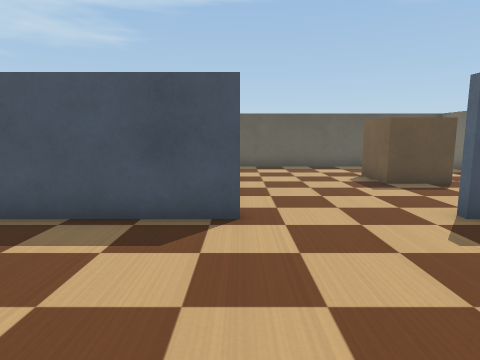
[1] (above)

12 first-person views from a walk through a robot-simulator world made for Webots. The camera is 0.29 m above the floor, tilts 8° down and sees 75° across. The floor is counted in squares, 0.2 m on a side. Each view is taken from the middle of a square. On the plan, view 1 faces up. The plan holds only what a view shows up to about 14 squares ahead; the rest is blank. The robots in the file are not drawn. Webots' stock objects and surfaces are drawn as simple stand-ins.

[2]
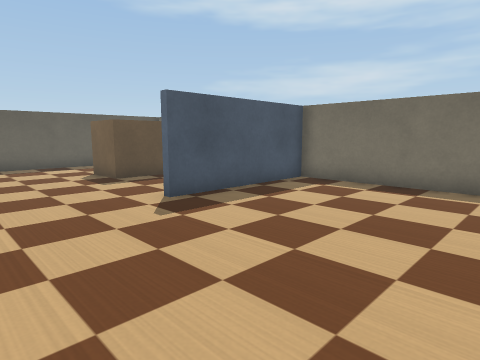

[3]
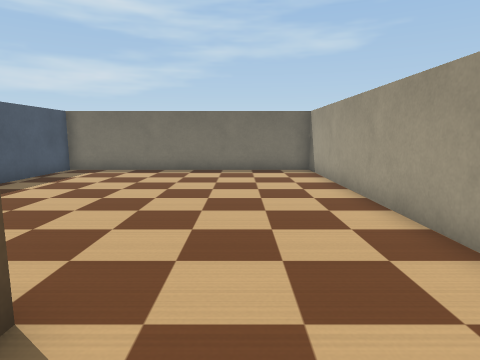

[4]
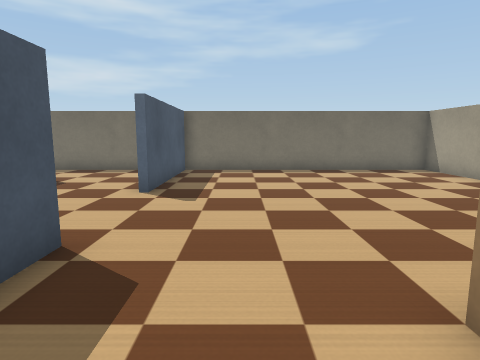

[5]
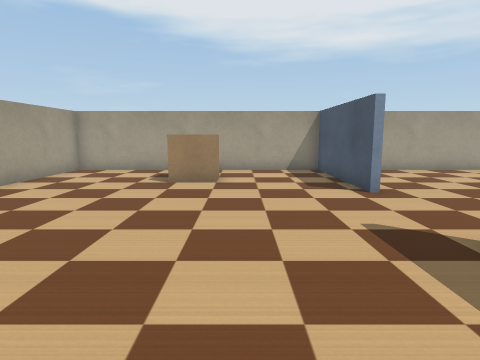

[6]
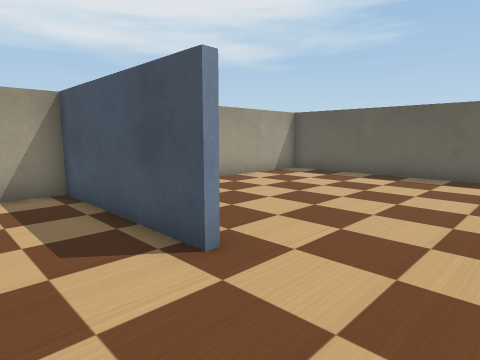

[7]
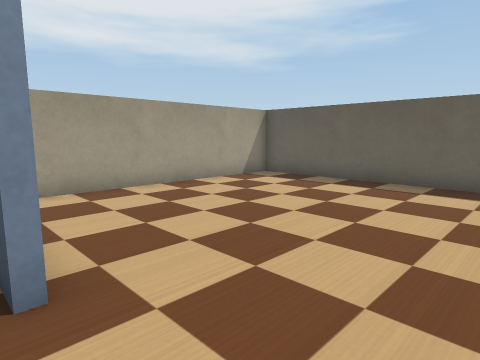

[8]
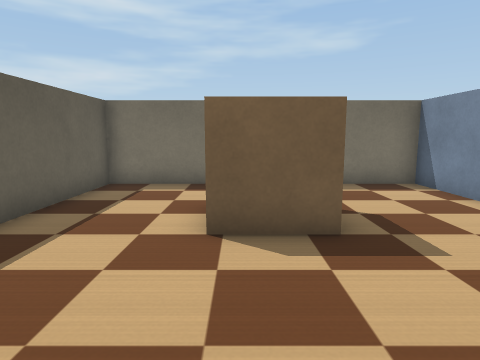

[9]
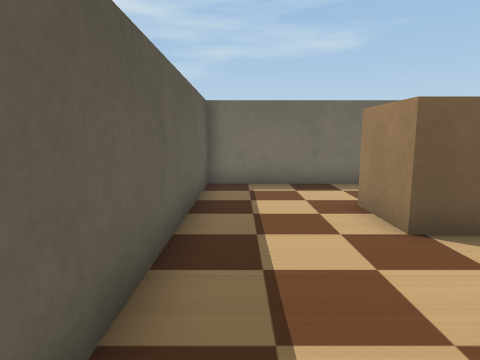

[10]
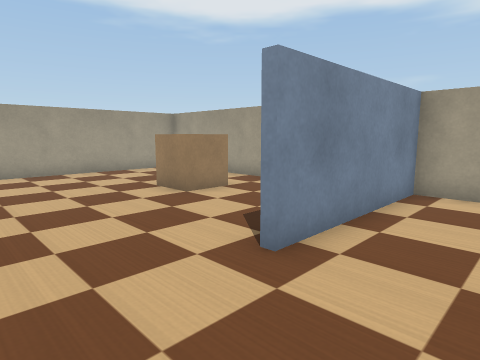

[11]
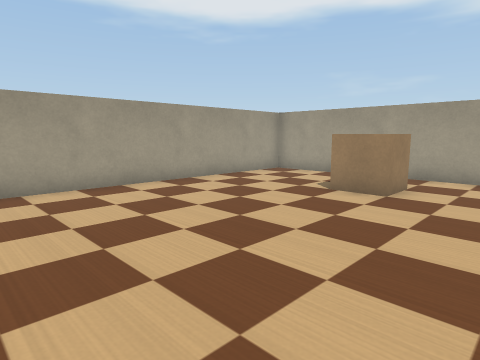

[12]
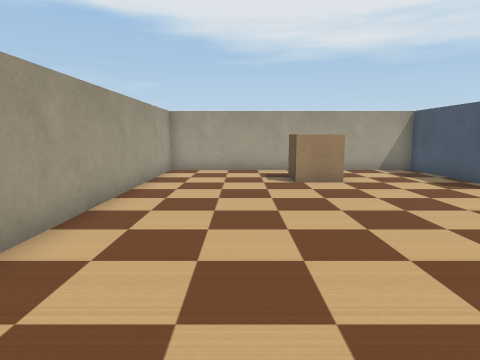

### Floor plan
Points are (right, up) in squares from view 1. A wall is a line through its corners. A room is listed if a view was taken in it or the views show most of it. See-through windows are left out.
Room 1 (views 1, 2, 3, 4, 5, 6, 7, 11, 12)
walls: (0.1, 5.4) (-5.5, 5.4) (-5.5, -5) (9.5, -5) (9.5, 5.4) (4, 5.4)
ways out: opening at (2.5, 5) to room 2
objects: cardboard box (-3, 0) to (-2, 1)
Room 2 (views 8, 9, 10)
walls: (6.9, 5.6) (9.5, 5.6) (9.5, 15) (-5.5, 15) (-5.5, 5.6) (0, 5.6)
ways out: opening at (2.5, 5) to room 1
objects: cardboard box (5, 10) to (6, 11)

Positions as (right, up) in squares from view 1, and headings:
1: (0, 0), facing up
2: (0, -1), facing up-right
3: (-4, -2), facing right
4: (-4, 3), facing right
5: (8, 2), facing left
6: (3, 3), facing up-left
7: (3, 5), facing up-left
8: (0, 11), facing right
9: (0, 14), facing right
10: (3, 8), facing down-left
11: (6, 4), facing down-left
12: (8, -2), facing left
